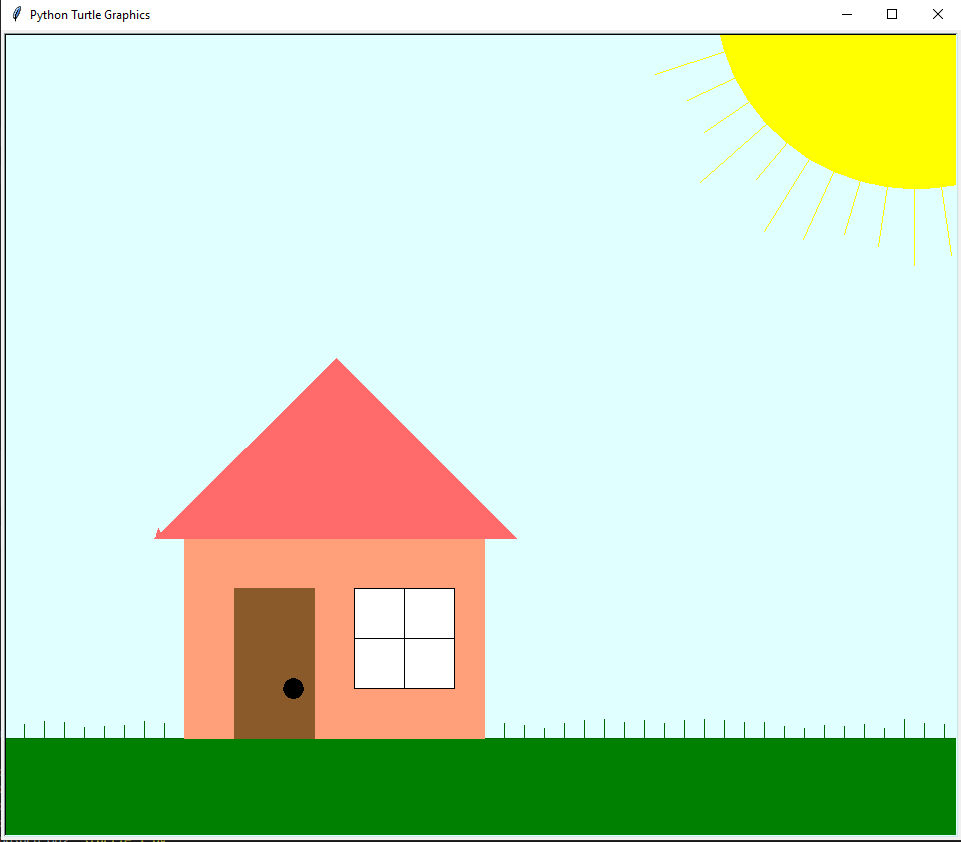

Recreate this plot in Python.
from turtle import *
from random import *

#start
speed(0)
penup()
bgcolor("lightcyan")

#grass_ground
goto(-480, -300)
pendown()
color("green", "green")
begin_fill()
forward(1000)
right(90)
forward(100)
right(90)
forward(1000)
right(90)
forward(100)
right(90)
end_fill()
penup()

#grass
pendown()
color("darkgreen")
for i in range (50):
    forward(20)
    left(90)
    a = randint(10, 20)
    forward(a)
    right(180)
    forward(a)
    left(90)
    a = 0
penup()

#sun
goto(430, 250)
pendown()
color("yellow")
begin_fill()
circle(200)
end_fill()
for i in range (45):
    a = randint(50, 100)
    right(90)
    forward(a)
    right(180)
    forward(a)
    right(90)
    for j in range (8):
        forward(3.44)
        left(1)
    a = 0
penup()

#house

#walls
home()
goto(-300, -300)
pendown()
color("lightsalmon")
begin_fill()
for i in range (2):
    forward(300)
    left(90)
    forward(200)
    left(90)
end_fill()

#door
goto(-250, -300)
color("tan4")
begin_fill()
for i in range (2):
    forward(80)
    left(90)
    forward(150)
    left(90)
end_fill()
penup()

#door_handle
goto(-191, -260)
pendown()
color("gray0")
begin_fill()
circle(10)
end_fill()
penup()

#window
goto(-130, -200)
pendown()
color("black", "white")
begin_fill()
for i in range (4):
    forward(50)
    left(90)
end_fill()
right(90)
forward(50)
left(90)
begin_fill()
for i in range (4):
    forward(50)
    left(90)
end_fill()
forward(50)
begin_fill()
for i in range (4):
    forward(50)
    left(90)
end_fill()
left(90)
forward(50)
right(90)
begin_fill()
for i in range (4):
    forward(50)
    left(90)
end_fill()
penup()

#roof
goto(-330, -100)
pendown()
color("indianred1")
begin_fill()
forward(362)
left(135)
forward(255)
left(90)
forward(255)
end_fill()
penup()

#cloud
home()
goto(-400, 350)
color("white")
begin_fill()
circle(randint(60, 120))
goto(-350+i, 350)
circle(randint(60, 120))
end_fill()

done()
